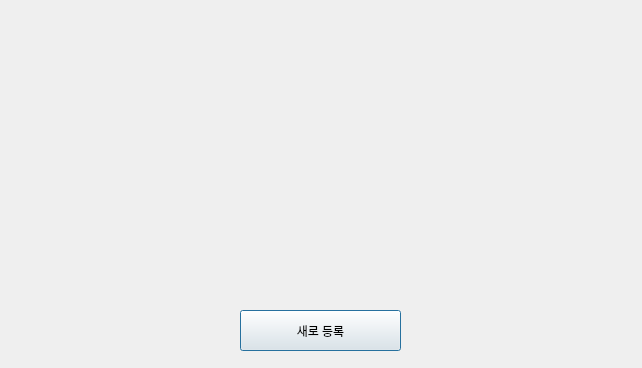
<?xml version="1.0" encoding="UTF-8"?>
<ui version="4.0">
 <class>Dialog</class>
 <widget class="QDialog" name="Dialog">
  <property name="geometry">
   <rect>
    <x>0</x>
    <y>0</y>
    <width>642</width>
    <height>368</height>
   </rect>
  </property>
  <property name="windowTitle">
   <string>Dialog</string>
  </property>
  <widget class="QLabel" name="tLabel">
   <property name="geometry">
    <rect>
     <x>50</x>
     <y>40</y>
     <width>541</width>
     <height>251</height>
    </rect>
   </property>
   <property name="text">
    <string/>
   </property>
   <property name="alignment">
    <set>Qt::AlignCenter</set>
   </property>
  </widget>
  <widget class="QPushButton" name="enrollBtn">
   <property name="geometry">
    <rect>
     <x>240</x>
     <y>310</y>
     <width>161</width>
     <height>41</height>
    </rect>
   </property>
   <property name="text">
    <string>새로 등록</string>
   </property>
  </widget>
 </widget>
 <resources/>
 <connections/>
</ui>
